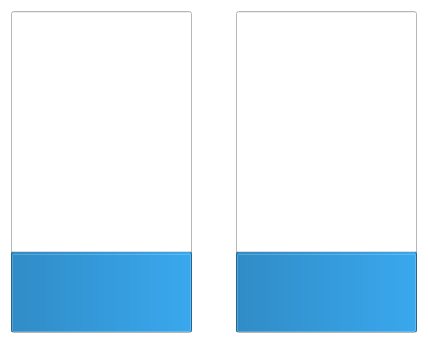
<?xml version="1.0" encoding="UTF-8"?>
<ui version="4.0">
 <class>MainWindow</class>
 <widget class="QMainWindow" name="MainWindow">
  <property name="geometry">
   <rect>
    <x>0</x>
    <y>0</y>
    <width>428</width>
    <height>344</height>
   </rect>
  </property>
  <property name="font">
   <font>
    <family>Serif</family>
    <pointsize>20</pointsize>
   </font>
  </property>
  <property name="windowTitle">
   <string>MainWindow</string>
  </property>
  <property name="styleSheet">
   <string notr="true">background-color: rgb(255, 255, 255);</string>
  </property>
  <widget class="QWidget" name="centralWidget">
   <property name="styleSheet">
    <string notr="true"/>
   </property>
   <layout class="QHBoxLayout" name="horizontalLayout">
    <item>
     <widget class="QProgressBar" name="progressBar">
      <property name="sizePolicy">
       <sizepolicy hsizetype="Expanding" vsizetype="Expanding">
        <horstretch>0</horstretch>
        <verstretch>0</verstretch>
       </sizepolicy>
      </property>
      <property name="font">
       <font>
        <family>Serif</family>
        <pointsize>20</pointsize>
        <weight>50</weight>
        <bold>false</bold>
       </font>
      </property>
      <property name="layoutDirection">
       <enum>Qt::LeftToRight</enum>
      </property>
      <property name="autoFillBackground">
       <bool>false</bool>
      </property>
      <property name="styleSheet">
       <string notr="true"/>
      </property>
      <property name="value">
       <number>24</number>
      </property>
      <property name="alignment">
       <set>Qt::AlignBottom|Qt::AlignHCenter</set>
      </property>
      <property name="textVisible">
       <bool>false</bool>
      </property>
      <property name="orientation">
       <enum>Qt::Vertical</enum>
      </property>
      <property name="invertedAppearance">
       <bool>false</bool>
      </property>
      <property name="textDirection">
       <enum>QProgressBar::BottomToTop</enum>
      </property>
      <property name="format">
       <string>%p CM</string>
      </property>
     </widget>
    </item>
    <item>
     <spacer name="horizontalSpacer">
      <property name="orientation">
       <enum>Qt::Horizontal</enum>
      </property>
      <property name="sizeType">
       <enum>QSizePolicy::Fixed</enum>
      </property>
      <property name="sizeHint" stdset="0">
       <size>
        <width>38</width>
        <height>20</height>
       </size>
      </property>
     </spacer>
    </item>
    <item>
     <widget class="QProgressBar" name="progressBar_2">
      <property name="sizePolicy">
       <sizepolicy hsizetype="Expanding" vsizetype="Expanding">
        <horstretch>0</horstretch>
        <verstretch>0</verstretch>
       </sizepolicy>
      </property>
      <property name="font">
       <font>
        <family>Serif</family>
        <pointsize>20</pointsize>
        <weight>50</weight>
        <bold>false</bold>
       </font>
      </property>
      <property name="autoFillBackground">
       <bool>false</bool>
      </property>
      <property name="value">
       <number>24</number>
      </property>
      <property name="alignment">
       <set>Qt::AlignBottom|Qt::AlignHCenter</set>
      </property>
      <property name="textVisible">
       <bool>false</bool>
      </property>
      <property name="orientation">
       <enum>Qt::Vertical</enum>
      </property>
      <property name="format">
       <string>%p CM</string>
      </property>
     </widget>
    </item>
   </layout>
  </widget>
 </widget>
 <layoutdefault spacing="6" margin="11"/>
 <resources/>
 <connections/>
</ui>
